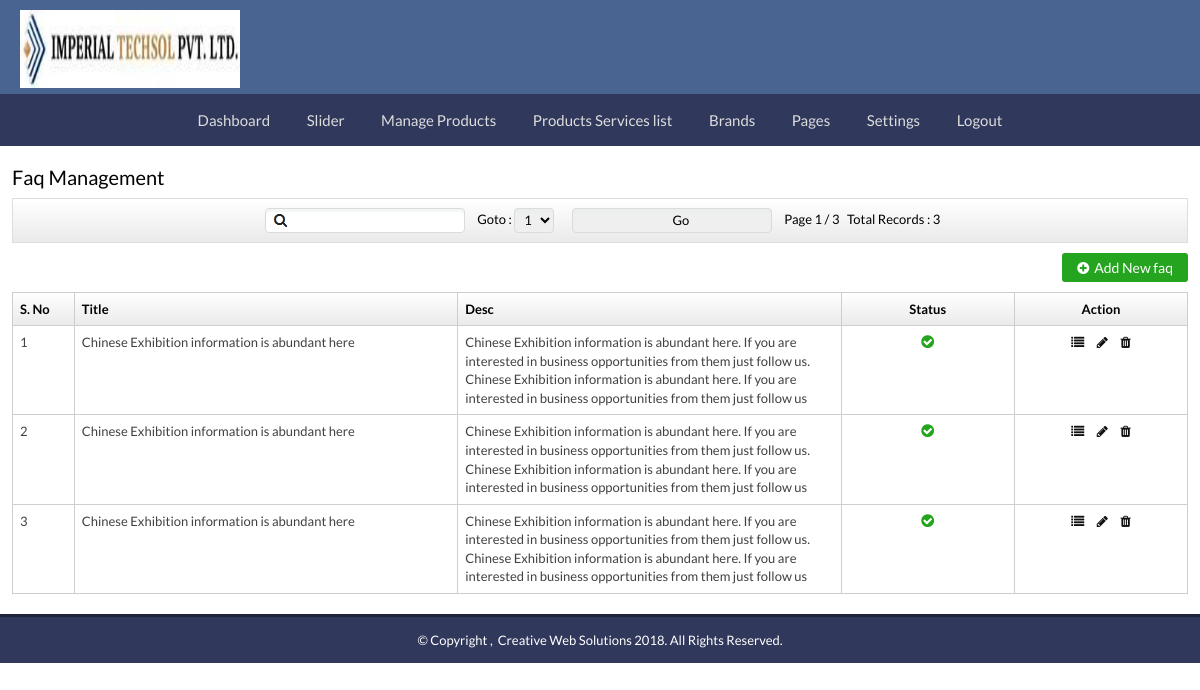
Screenshot of /siteadmin/faq-mgmt.php (signed in) with the database file from the repository.
### tables this page shows
CREATE TABLE `tbl_faq` (
  `fld_id` int(11) NOT NULL,
  `fld_title` varchar(250) DEFAULT NULL,
  `fld_desc` text,
  `fld_status` varchar(20) DEFAULT 'Active',
  `fld_posted` date DEFAULT '0000-00-00'
);

### siteadmin/faq-mgmt.php (the view, shortened to what this page needs)
<?php
	include("../config/config.inc.php");
$Pagename = "Faq Management";
$pageid = $_REQUEST['pageid'];
$keywordsearch = $_REQUEST['keywordsearch'];
if($pageid=="" || $pageid==0)
{
	$pageid = 1;
}
$keysearch = " WHERE (fld_id!='0')";
if($pagePerShow=="")
{
	$pagePerShow=50;
}
$RecsToShow = $pagePerShow;
$startPage = ($pageid-1)*$RecsToShow;
$sqlPgn = "SELECT count(*) as cnt FROM tbl_faq $keysearch";
$rsPgn = $dbquery->query($sqlPgn) or die('Pagination Error: ' . $dbquery->error);
$rowPgn = $rsPgn->fetch_object();
$cntPgn = $rowPgn->cnt;
if($cntPgn > 0)
{
	$totRecord = $cntPgn;
	$TotPageCnt = ceil($totRecord/$RecsToShow);
}
else
{
	$TotPageCnt = 0;
	$totRecord = 0;
	$pageid = 0;
}
$sqlMgmt = "SELECT * FROM tbl_faq $keysearch ORDER BY fld_id DESC LIMIT $startPage, $RecsToShow";
$rsMgmt = $dbquery->query($sqlMgmt) or die('Error: ' . $dbquery->error);
$numMgmt = $rsMgmt->num_rows;
?>
<?php include("common/admheader.php"); ?>
	<section class="middlepart">
		<div class="right-panel">
			<aside class="rightsection">
			<h2><?php echo $Pagename; ?> </h2>
				<ul class="topbar mbottom1">
				<form name="frmgeneralinfo" method="post" action="<?php $_SERVER['PHP_SELF'] ?>">
				<li><input type="text" name="keywordsearch" class="search" value="<?php echo $keywordsearch; ?>" autofocus /></li>
					<li>Goto : </li>
						<li>
							<select name="pageid">
								<?php
								for($i=1;$i<=$TotPageCnt;$i++)
								{
									$addText = "";
									if($i==$pageid) { $addText = "selected"; }
								?>
									<option value="<?php echo $i; ?>" <?php echo $addText; ?>><?php echo $i; ?></option>
								<?php
								}
								?>
							</select>
						</li>
						<li>
								<input type="submit" value="Go" class="submit1" />
						</li>
						<li><span class="page" > Page <?php echo $TotPageCnt;?> / <?php echo $totRecord;?> &nbsp; Total Records : <?php echo $totRecord;?></span> </li>
						</form>
					</ul>
					<div class="addfiles"><a href="faq.php?pageid=<?php echo $pageid; ?>"><i class="fa fa-plus-circle white"></i>Add New faq</a></div>
					<div class="tablebox table-responsive">
						<table class="table table-bordered table-hover">
							<thead>
								<tr class="th-heading">
									<th width="5%">S. No</th>
									<th width="31%">Title</th>
									<th width="31%">Desc</th>
									<th width="14%" class="text-center">Status</th>
									<th width="14%" class="text-center">Action</th>
								</tr>
							</thead>
							<tbody>
							<?php
							$sr = 1;
							if($numMgmt > 0)
							{
								while($rowMgmt = $rsMgmt->fetch_object())
								{
									$catid = $rowMgmt->fld_id;
 									$title = $rowMgmt->fld_title;
									$desc = $rowMgmt->fld_desc;
 									$status = $rowMgmt->fld_status;
									if($status=='Active')
									{
										$sts='Inactive';
										$showsts = '<a href="faq-del.php?catid='.$catid.'&pageid='.$pageid.'&status='.$sts.'&task=chk" title="active" class="activeicon"><i class="fa fa-check-circle green"></i></a>';
									}
									else
									{
										$sts='Active';
										$showsts = '<a href="faq-del.php?catid='.$catid.'&pageid='.$pageid.'&status='.$sts.'&task=chk" title="inactive" class="inactive"><i class="fa fa-times-circle red"></i></a>';
									}
									?>
 								<tr>
									<td><?php echo $sr; ?></td>
									<td><?php echo $title; ?></td>
									<td><?php echo $desc; ?></td>
									<td class="text-center"><?php echo $showsts; ?></td>
									<td class="text-center">
								<a class="edit-table" data-toggle="tooltip" data-original-title="Sub Category" title="Sub Category" href="subcategory-mgmt.php?parentid=<?php echo $catid; ?>&pageid=<?php echo $pageid; ?>"><i class="fa fa-list"></i></a>
							<a class="edit-table" data-toggle="tooltip" data-original-title="Edit" title="edit" href="faq.php?catid=<?php echo $catid; ?>&pageid=<?php echo $pageid; ?>"><i class="fa fa-pencil"></i></a>
										<a href="faq-del.php?catid=<?php echo $catid; ?>&pageid=<?php echo $pageid; ?>&task=del" onclick="return confirmDelete();" class="edit-table" title="delete"> <span id="<?=$sr?>"  data-toggle="tooltip" data-placement="left" title="Delete"><i class="fa fa-trash"></i></span></a>
									</td>
								</tr>
								<?php
								$sr++;
									}
								}
								else
								{
								?>
									<tr><td colspan="8" class="notfound" align="center">Sorry, Record Not Found!</td></tr>
								<?php
								}
								?>
							</tbody>
						</table>
					</div>
				</aside>
			</div>
		</section>
<?php include("common/admfooter.php"); ?>

### siteadmin/css/style.css (style rules this page uses)
html, body, div, span, object, iframe, h1, h2, h3, h4, h5, h6, p, blockquote, pre, abbr, address, cite, code, del, dfn, em, img, ins, kbd, q, samp, small, strong, sub, sup, var, b, i, dl, dt, dd, ol, ul, li, fieldset, form, label, legend, table, caption, tbody, tfoot, thead, tr, th, td, article, aside, canvas, details, figcaption, figure, footer, header, hgroup, menu, nav, section, summary, time, mark, audio, video { margin: 0; padding: 0; border: 0; outline: 0; font-size: 100%; }
* { margin:0px; padding:0px; }
article, aside, details, figcaption, figure, footer, header, hgroup, menu, nav, section { display: block; }
a { margin: 0; padding: 0; font-size: 100%; vertical-align: baseline; background: transparent; }
table { border-collapse: collapse; border-spacing: 0; }
input, select { vertical-align: middle; }
body { margin:0px; padding:0px; font-family: 'Lato', sans-serif; letter-spacing:0.5px; }
a, a:active, a:focus { outline: none !important; }
.middlepart { width:98%; margin:20px auto; padding:0px; min-height:400px; }
.middlepart .rightsection { width:100%; float:left; margin:0px; padding:0px; }
.middlepart .rightsection h2 { margin:0px; padding:0px 0 10px 0; color:#000; font-size:20px; }
.mbottom1 { margin-bottom:0 !important; }
ul.topbar { width:99.95%; margin:0px auto; padding:0px; float:none; background: #ffffff; background: -moz-linear-gradient(top, #ffffff 1%, #eaeaea 100%); background: -webkit-gradient(linear, left top, left bottom, color-stop(1%,#ffffff), color-stop(100%,#eaeaea)); background: -webkit-linear-gradient(top, #ffffff 1%,#eaeaea 100%); background: -o-linear-gradient(top, #ffffff 1%,#eaeaea 100%); background: -ms-linear-gradient(top, #ffffff 1%,#eaeaea 100%); background: linear-gradient(top, #ffffff 1%,#eaeaea 100%); filter: progid:DXImageTransform.Microsoft.gradient( startColorstr='#ffffff', endColorstr='#eaeaea',GradientType=0 ); border:#dddddd 1px solid; height:auto; list-style:none; text-align:center; padding-right:0%; padding-bottom:0.75%; padding-top:0.75%; clear:both; margin-bottom:10px; }
ul.topbar li { margin:0px 0 0 0; padding:0px; display:inline-block; font-size:13px; font-weight:400; color:#000; }
ul.topbar li input { border:#dbdbdb 1px solid; margin:0 10px 0 5px; height:18px; padding:0 10px 0 28px; width:200px; border: 1px solid #DBDBDB; box-shadow: 0px 3px 1px rgba(231, 237, 238, 0.5) inset; transition: border-color 0.15s ease-in-out 0s, box-shadow 0.15s ease-in-out 0s; height:25px; border-radius:4px; }
ul.topbar li input.search { background:url(../images/search.png) 7px 5px no-repeat #fff; }
ul.topbar li select { border: 1px solid #DBDBDB; box-shadow: 0px 3px 1px rgba(231, 237, 238, 0.5) inset; transition: border-color 0.15s ease-in-out 0s, box-shadow 0.15s ease-in-out 0s; margin-right:10px; height:25px; padding:1px 5px; border-radius: 4px; }
.th-heading { background: #ffffff; background: -moz-linear-gradient(top, #ffffff 1%, #eaeaea 100%); background: -webkit-gradient(linear, left top, left bottom, color-stop(1%,#ffffff), color-stop(100%,#eaeaea)); background: -webkit-linear-gradient(top, #ffffff 1%,#eaeaea 100%); background: -o-linear-gradient(top, #ffffff 1%,#eaeaea 100%); background: -ms-linear-gradient(top, #ffffff 1%,#eaeaea 100%); background: linear-gradient(top, #ffffff 1%,#eaeaea 100%); filter: progid:DXImageTransform.Microsoft.gradient( startColorstr='#ffffff', endColorstr='#eaeaea',GradientType=0 ); }
.tablebox { width:100%; margin:0px; padding:0px; float:left; }
a.edit-table { color:#0e0e0e !important; padding:0 5px 0 5px; }
.green { color: #25a41f; font-size:15px !important; }
.addfiles { width:auto; float:right; margin:10px 0px; margin-left:5px; }
.addfiles a { background-color:#25a41f; padding:6px 15px; float:right; font-size:14px; text-align:center; border-radius:3px; color:#FFF; text-decoration:none; }
.addfiles .white { color:#FFF; margin-right:5px; }

### siteadmin/css/responsivenav.css (style rules this page uses)
*, *:before, *:after { box-sizing: border-box; -webkit-box-sizing: border-box; -moz-box-sizing: border-box; }

### siteadmin/css/layout.css (style rules this page uses)
* { border: 0 none; outline: 0; padding: 0; margin: 0; }
.right-panel { background: #FFFFFF; border-left: none !important; margin: 0 0 0 0px !important; }

### rows the page displays
tbl_faq: fld_title "Chinese Exhibition information is abundant here", fld_desc "Chinese Exhibition information is abundant here. If you are interested in business opportunities from them just follow us. Chinese Exhibition information is abundant here. If you are interested in business opportunities from them just follow us"
tbl_faq: fld_title "Chinese Exhibition information is abundant here", fld_desc "Chinese Exhibition information is abundant here. If you are interested in business opportunities from them just follow us. Chinese Exhibition information is abundant here. If you are interested in business opportunities from them just follow us"
tbl_faq: fld_title "Chinese Exhibition information is abundant here", fld_desc "Chinese Exhibition information is abundant here. If you are interested in business opportunities from them just follow us. Chinese Exhibition information is abundant here. If you are interested in business opportunities from them just follow us"

### other values shown
$Pagename "Faq Management"
$TotPageCnt "1"
$totRecord "3"
POWERED_BY_WEBSITE "Creative Web Solutions"
form field pageid "1"
